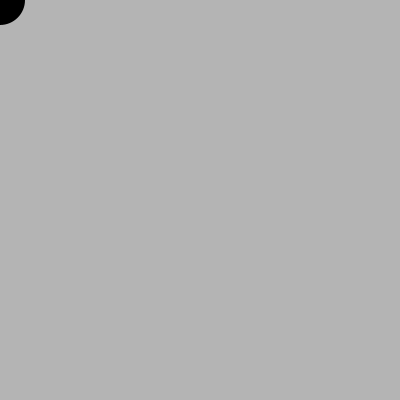
Frame 1 (no input)
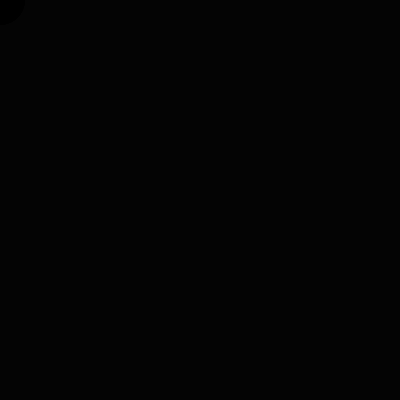
Frame 60 (the mouse pressed at the canvas centre just before this capture)
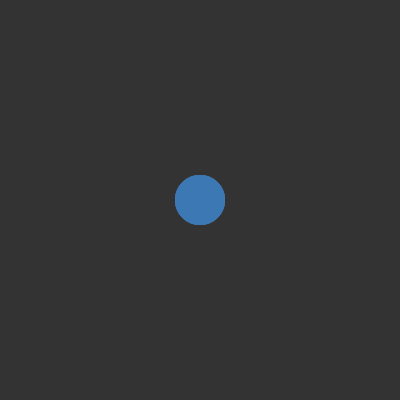
Frame 120 (the mouse held since frame 60 and released just before this capture)

The Processing sketch that drew these frames (run headless with seeded random() and noise(); from frame 60 on, the mouse is pressed at the canvas centre):

// Processing sketch: lundi_10_c_random
// ── lundi_10_c_random.pde
void setup() {
  size(400,400) ;
}

float rouge, vert, bleu ;
void draw() {
  bg(rouge, 30) ;
  
  if(mousePressed) {
    rouge += 1  ;
    vert  += 2;
    bleu  += 3;
  }
  
  if(rouge > 255) rouge = 0 ;
  if(vert > 255) vert = 0 ;
  if(bleu > 255) bleu = 0 ;
  
  println(rouge, vert, bleu) ;
  fill(rouge, vert, bleu) ;
  int posX = mouseX ;
  int posY = mouseY ;
  int sizeShape = 50 ;
  ellipse(posX, posY, sizeShape, sizeShape) ;
}


void bg(float x, int alpha) {
  fill(x, alpha) ;
  noStroke() ;
  rect(0,0, width, height) ;
}
